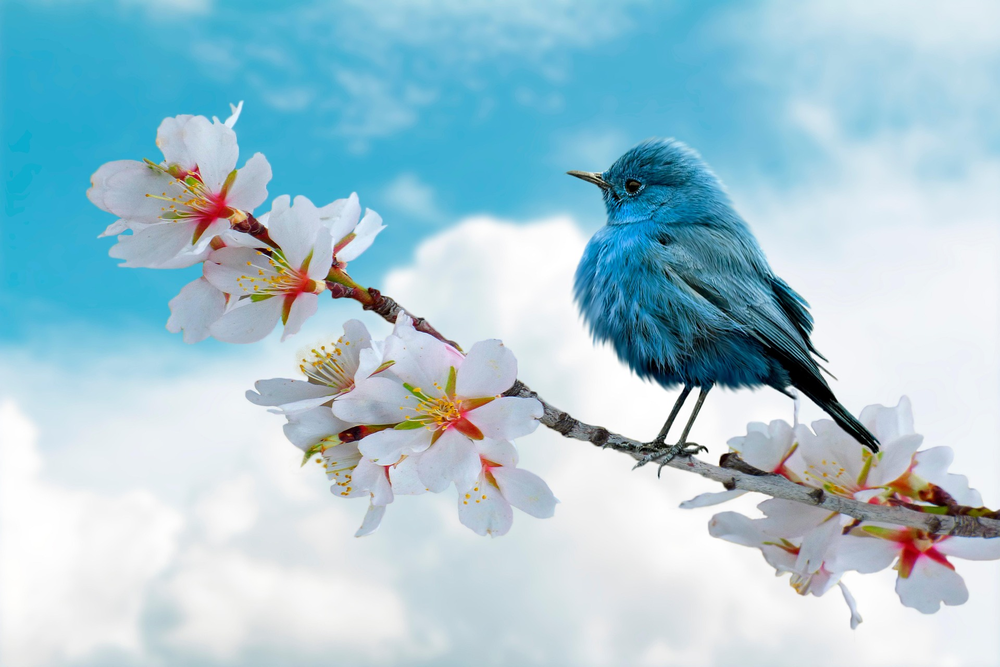
#> input picture lab3/image.png, 1000 x 667 px, shrunk from 1920 x 1280 before the run
$ python q2.py
#> lines starting #> are read from the running program, lines starting #| are printed output that depends on the picture; after the words box and inside, x2 and y2 are one past the last pixel; in counts of white or black regions, pixels touching at a corner belong together
import cv2
import numpy as np
import matplotlib.pyplot as plt
import os

def intensity_transformations(A, B, highlight_value=255):
#> called with A = 100, B = 180, highlight_value = 255
    img = cv2.imread("image.png", cv2.IMREAD_GRAYSCALE)
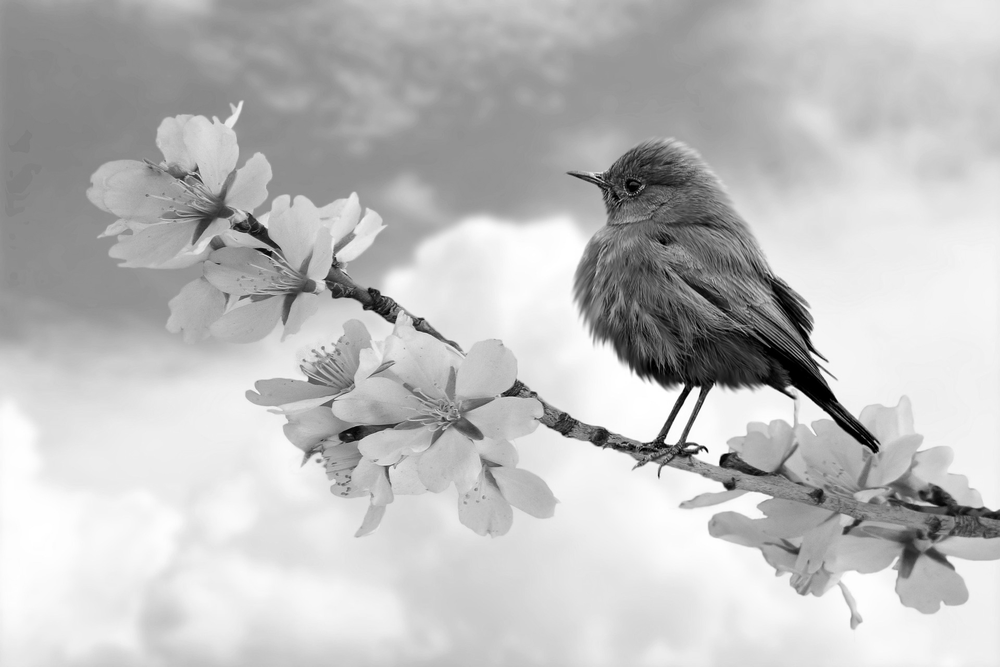
#> img: shape (667, 1000); min 0, max 255, mean 190

    if img is None:
        raise FileNotFoundError("Could not find or open 'image.png'")

    # 1. Digital Negative
    negative = 255 - img
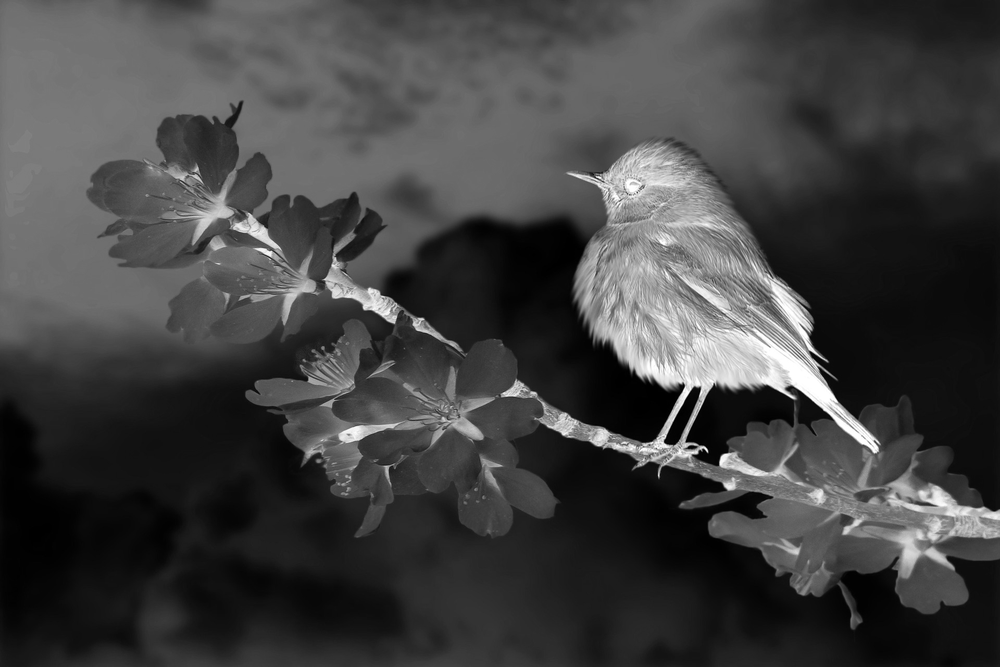
#> negative: shape (667, 1000); min 0, max 255, mean 65

    # 2. Intensity-level slicing WITH background preservation
    slicing_with_bg = img.copy()
    slicing_with_bg[(img >= A) & (img <= B)] = highlight_value
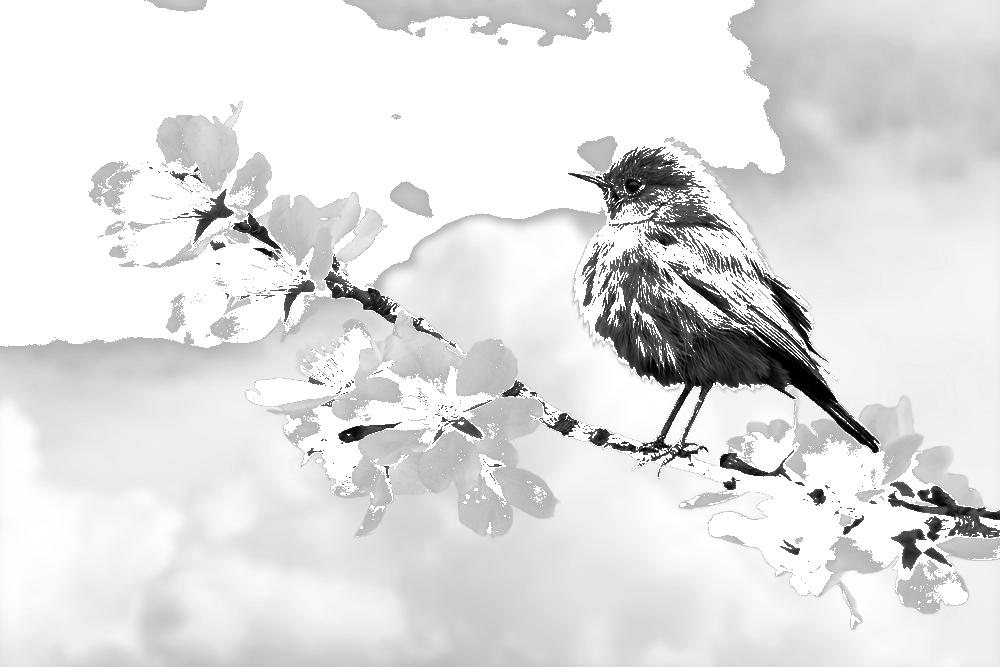
#> slicing_with_bg: shape (667, 1000); min 0, max 255, mean 224.8

    # 3. Intensity-level slicing WITHOUT background preservation (Background becomes 0)
    slicing_without_bg = np.zeros_like(img)
    slicing_without_bg[(img >= A) & (img <= B)] = highlight_value

    return img, negative, slicing_with_bg, slicing_without_bg


# --- 1. OPTIONAL: CREATE A SAMPLE IMAGE IF IT DOES NOT EXIST ---
if not os.path.exists("image.png"):
    print("'image.png' not found. Generating a sample gradient image...")
    sample_img = np.linspace(0, 255, 300*300, dtype=np.uint8).reshape(300, 300)
    cv2.imwrite("image.png", sample_img)


lower_threshold = 100
upper_threshold = 180

original, neg, slice_wb, slice_wob = intensity_transformations(
    A=lower_threshold,
    B=upper_threshold,
    highlight_value=255
)
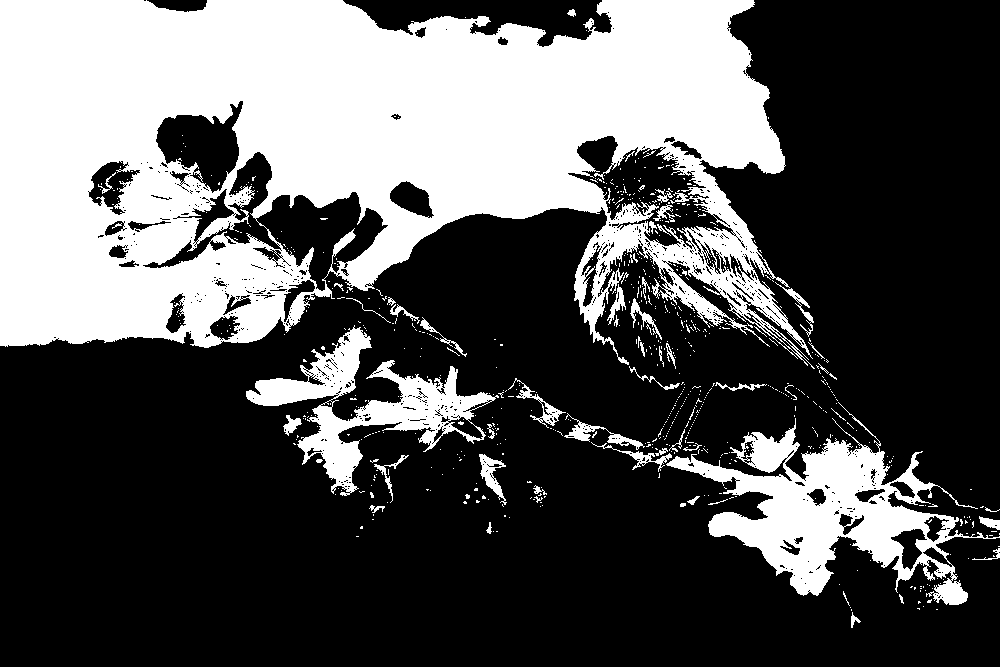
#> slice_wob: shape (667, 1000); 33.7% white; 708 white regions (652 under 20 px), largest, box (x1, y1, x2, y2) and area: (0, 0, 815, 369) 184845, (666, 402, 1000, 605) 21177, (246, 325, 499, 496) 11448


# --- 3. PLOT ALL IMAGES SIDE-BY-SIDE ---
titles = [
    'Original Image',
    'Digital Negative',
    'Slicing (With BG)',
    'Slicing (Without BG)'
]
images = [original, neg, slice_wb, slice_wob]

plt.figure(figsize=(15, 5))

for i in range(4):
    plt.subplot(1, 4, i + 1)
    plt.imshow(images[i], cmap='gray', vmin=0, vmax=255)
    plt.title(titles[i], fontsize=11)
    plt.axis('off')

plt.tight_layout()
plt.show()
